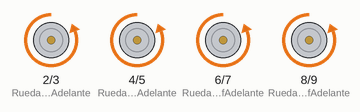
Recording of a sketch running on a simulated Arduino Uno, built with avr-gcc and run on an emulated ATmega328P. On the bench: motor-driver pin pairs drawn as motors (green arrow = first pin HIGH = forward, orange = second pin HIGH = backward, longer = more drive).

Above: at 1.0 s.
At 3.0 s:
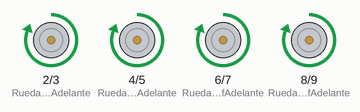
At 4.2 s:
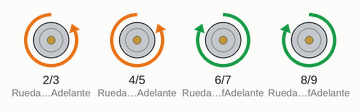
Timing chart, 0 to 5.9 s (numbered marks = the images above):
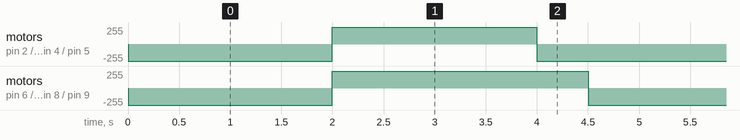

The sketch:

C_digo_Motores_v1__Tarea_2_.ino
```cpp
int RuedaDerSupAdelante = 2;
int RuedaDerSupAtras = 3;
int RuedaIzqSupAdelante = 4;
int RuedaIzqSupAtras = 5;
int RuedaDerInfAdelante = 6;
int RuedaDerInfAtras = 7;
int RuedaIzqInfAdelante = 8;
int RuedaIzqInfAtras = 9;


void setup()
{
  pinMode(2, OUTPUT);
  pinMode(3, OUTPUT);
  pinMode(4, OUTPUT);
  pinMode(5, OUTPUT);
  pinMode(6, OUTPUT);
  pinMode(7, OUTPUT);
  pinMode(8, OUTPUT);
  pinMode(9, OUTPUT);
}

void loop()
{
  Adelante(2);
  Atras(2);
  Girar(0.5);
}
void Adelante(float segundos){ //Funcion utilizada para hacer girar los 4 motores en sentido horario

  digitalWrite(RuedaDerSupAdelante, LOW);
  digitalWrite(RuedaDerSupAtras, HIGH);
  digitalWrite(RuedaIzqSupAdelante , LOW);
  digitalWrite(RuedaIzqSupAtras, HIGH);
  digitalWrite(RuedaDerInfAdelante, LOW);
  digitalWrite(RuedaDerInfAtras, HIGH);
  digitalWrite(RuedaIzqInfAdelante , LOW);
  digitalWrite(RuedaIzqInfAtras, HIGH);
  delay(1000*segundos);
}
void Girar(float segundos){ //Funcion utilizada para hacer girar las ruedas del lado izquierdo en sentido horario,
   //y las del lado derecho en sentido antihorario, con tal de que el vehiculo realize un giro

  digitalWrite(RuedaDerSupAdelante, LOW);
  digitalWrite(RuedaDerSupAtras, HIGH);
  digitalWrite(RuedaIzqSupAdelante , LOW);
  digitalWrite(RuedaIzqSupAtras, HIGH);
  digitalWrite(RuedaDerInfAdelante, HIGH);
  digitalWrite(RuedaDerInfAtras, LOW);
  digitalWrite(RuedaIzqInfAdelante , HIGH);
  digitalWrite(RuedaIzqInfAtras, LOW);
  delay(1000*segundos);
}
void Atras(float segundos){ //Funcion utilizada para hacer girar los 4 motores en sentido antihorario

  digitalWrite(RuedaDerSupAdelante, HIGH);
  digitalWrite(RuedaDerSupAtras, LOW);
  digitalWrite(RuedaIzqSupAdelante , HIGH);
  digitalWrite(RuedaIzqSupAtras, LOW);
  digitalWrite(RuedaDerInfAdelante, HIGH);
  digitalWrite(RuedaDerInfAtras, LOW);
  digitalWrite(RuedaIzqInfAdelante , HIGH);
  digitalWrite(RuedaIzqInfAtras, LOW);
  delay(1000*segundos);
}
```

Measured:
- by itself, motor on pin 2 (RuedaDerSupAdelante) / pin 3 (RuedaDerSupAtras), motor on pin 4 (RuedaIzqSupAdelante) / pin 5 (RuedaIzqSupAtras): repeats every 4.5 s: forward 255/255 2.0 s, backward 255/255 2.5 s
- by itself, motor on pin 6 (RuedaDerInfAdelante) / pin 7 (RuedaDerInfAtras), motor on pin 8 (RuedaIzqInfAdelante) / pin 9 (RuedaIzqInfAtras): alternates forward 255/255 for 2.5 s and backward 255/255 for 2.0 s
